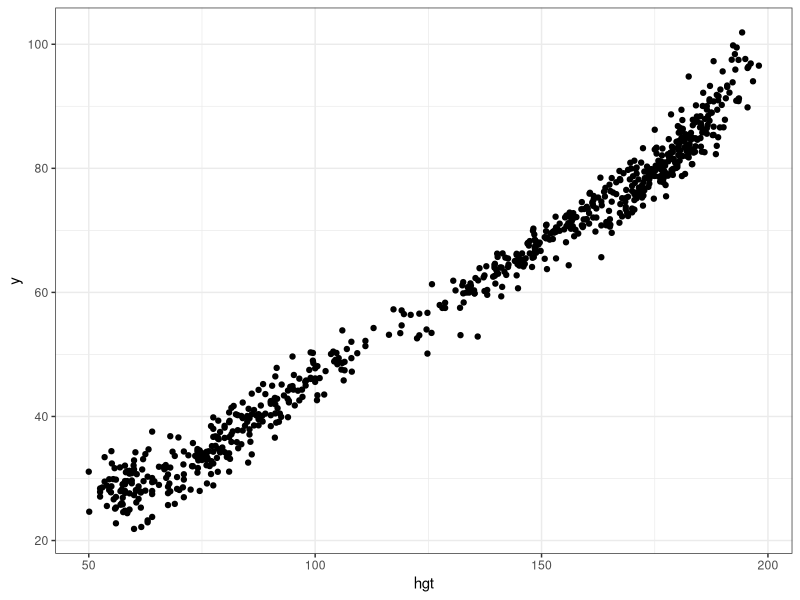
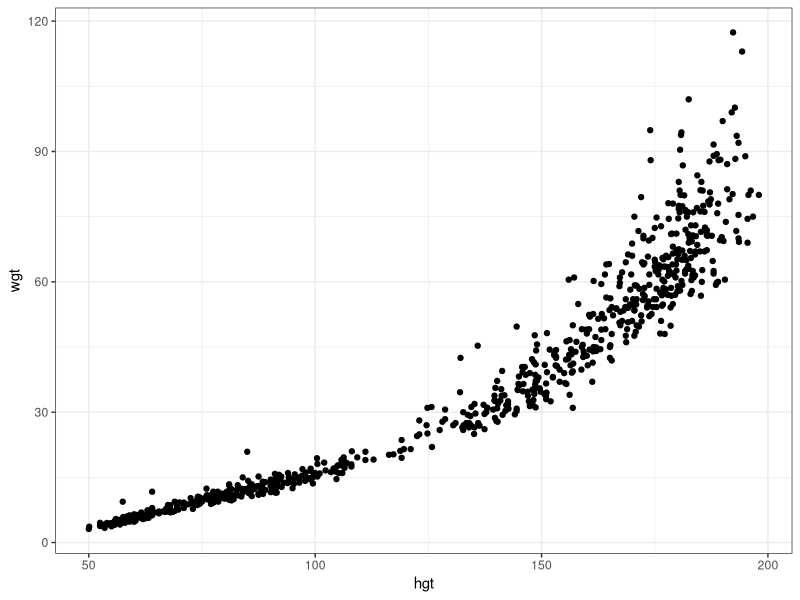
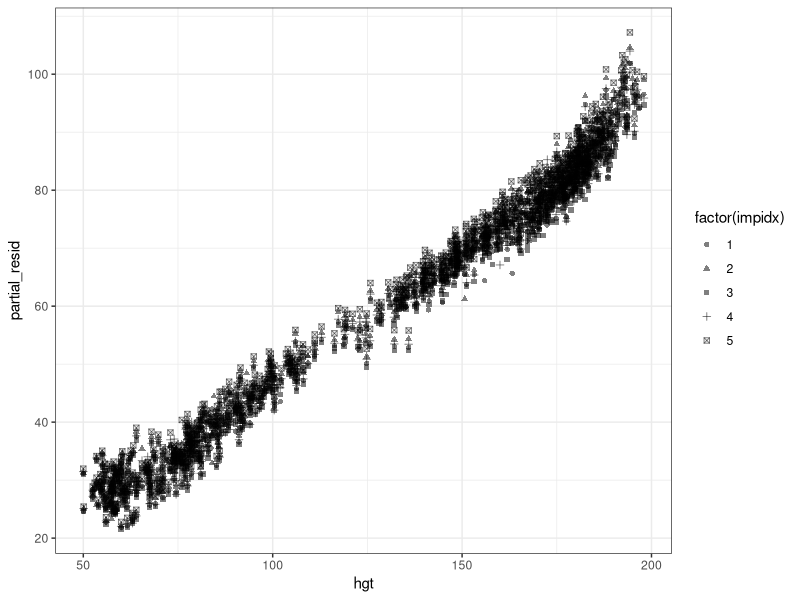

Generate these figures, in order, with R:
## ---- chunk 1
#| output: false
library(mice)
library(ggplot2); theme_set(theme_bw())

df <- boys

nimps <- 5
imp <- mice(df, m = nimps, method = "pmm")
## ---- chunk 2
#| label: fig-partialresidualplot
#| fig-cap: "Partial residual plot on complete data"
df1 <- complete(imp, 1)

get_partial_resid <- function(data) {
  fit <- lm(wgt~., data=data)
  yresid <- resid(fit)
  return(yresid + coef(fit)['hgt'] * data$hgt)
}

plotdata1 <- data.frame(hgt=df1$hgt, y=get_partial_resid(df1))

ggplot(plotdata1, aes(x=hgt, y=y)) + geom_point()
## ---- chunk 3
#| label: fig-marginalplot
#| fig-cap: "marginal association between age and height"
ggplot(df1, aes(x=hgt, y=wgt)) + geom_point()
## ---- chunk 4
#| label: partialresiduals

impdfs <- complete(imp, "all")
impdfs <- lapply(impdfs, function(data) data.frame(data, partial_resid=get_partial_resid(data)))
impdfs <- lapply(1:nimps, function(i) data.frame(impdfs[[i]], impidx=i))
impdf_long <- do.call(rbind, impdfs)
## ---- chunk 5
#| label: fig-partialresidualimp
#| fig-cap: "partial residual plot with imputed datasets"
ggplot(impdf_long, aes(x=hgt, y=partial_resid)) + geom_point(aes(shape=factor(impidx)), alpha=0.5)
